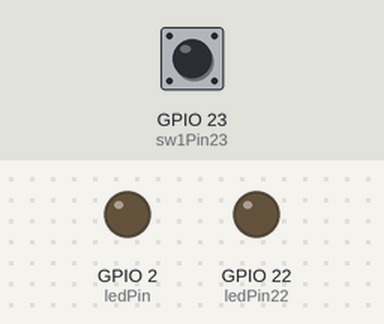
Bench run of a sketch on a simulated ESP32. Shown: output pins drawn as LEDs (lit = HIGH). Dashed ring = blinking. The test bench sets the inputs (shaded band); at power-on: GPIO 23 (sw1Pin23) HIGH. WiFi joins after 1.5 s; servers stay silent unless stated; uploads are accepted with an empty reply; what the sketch prints to the serial monitor is not drawn.

Above: at 0.0 s.
At 2.26 s:
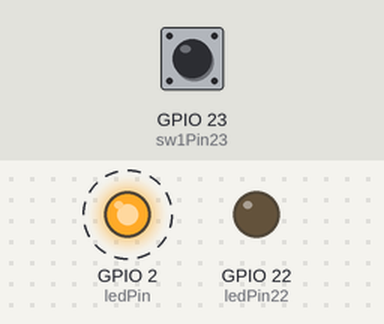
2.8 s: GPIO 23 (sw1Pin23) pulled LOW for 0.15 s
At 2.8 s:
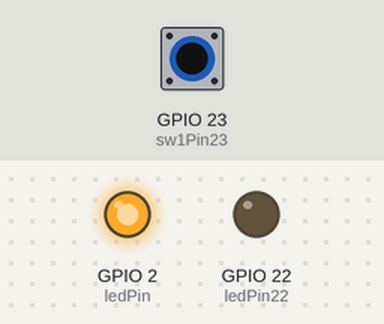
Timing chart, 0 to 5.8 s (numbered marks = the images above; inputs shaded):
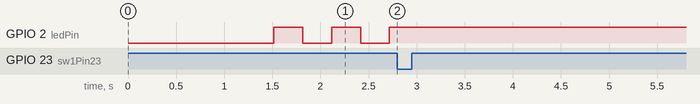

The sketch:

ESP32_HttpClient_Json.ino
```cpp
#include <ArduinoJson.h>
#include <WiFi.h>

#define PRESS LOW

WiFiClient  client;

const char* ssid = "OPPO F9";
const char* password = "01234567";

//GPIO Mapping
const byte ledPin = 2;
const byte ledPin22 = 22;
const byte sw1Pin23 = 23;

//HTTP Mapping
const char* host = "192.168.43.218";
int httpPort = 8080;
String url = "/app1.php?value=";

//Global variable
unsigned long ledTick;
char bufArr[8];

//Prototype Function
void httpRequest(void);
void httpSend(const char* d);
void setup_wifi(void);

void setup() {
  // Initialize Serial port
  Serial.begin(115200);
  pinMode(ledPin, OUTPUT);
  pinMode(ledPin22, OUTPUT);
  pinMode(sw1Pin23, INPUT_PULLUP);
  while (!Serial) continue;
  setup_wifi();
}

void loop() {
  if (PRESS == digitalRead(sw1Pin23)) {
    delay(500);
    sprintf(bufArr, "1");
    httpSend(bufArr);
  }
  //LED Flashing Indicate programming still running
  //-----------------------------------------------------
  if (millis() > ledTick) {
    ledTick = millis() + 300;
    digitalWrite(ledPin, digitalRead(ledPin) ^ 1);
  }
  //-----------------------------------------------------
}

//User Function - setup_wifi()
//------------------------------------------------
void setup_wifi() {
  delay(10);
  // We start by connecting to a WiFi network
  Serial.println();
  Serial.print("Connecting to ");
  Serial.println(ssid);

  WiFi.begin(ssid, password);

  while (WiFi.status() != WL_CONNECTED) {
    delay(500);
    Serial.print(".");
  }

  Serial.println("");
  Serial.println("WiFi connected");
  Serial.println("IP address: ");
  Serial.println(WiFi.localIP());
}
//End Function
//------------------------------------------------

void httpSend(const char* d) {
  // Connect to HTTP server
  client.setTimeout(10000);
  if (!client.connect(host, httpPort)) {
    Serial.println(F("Connection failed"));
    return;
  }
  // Send HTTP request
  /*
    HTTP Request Format:
    GET<space>URL<space>HTTP/1.1<enter>
    Host: <HOSTNAME or IP><enter>
    Connection: close<enter><enter>
  */
  String header = "";
  header = "GET ";
  header += url;
  header += d;
  header += " HTTP/1.1\r\n";
  header += "Host: ";
  header += host;
  header += "\r\nConnection: close\r\n\r\n";
  Serial.print(header);
  client.print(header);

  if (client.println() == 0) {
    Serial.println(F("Failed to send request"));
    return;
  }

  // Check HTTP status
  char status[32] = {0};
  client.readBytesUntil('\r', status, sizeof(status));
  // It should be "HTTP/1.0 200 OK" or "HTTP/1.1 200 OK"
  if (strcmp(status + 9, "200 OK") != 0) {
    Serial.print(F("Unexpected response: "));
    Serial.println(status);
    client.stop();
    return;
  }

  // Skip HTTP headers
  char endOfHeaders[] = "\r\n\r\n";
  if (!client.find(endOfHeaders)) {
    Serial.println(F("Invalid response"));
    client.stop();
    return;
  }

  // Allocate the JSON document
  // Use https://arduinojson.org/v6/assistant to compute the capacity.
  const size_t capacity = JSON_OBJECT_SIZE(3) + JSON_ARRAY_SIZE(2) + 60;
  DynamicJsonDocument doc(capacity);

  // Parse JSON object
  DeserializationError error = deserializeJson(doc, client);
  if (error) {
    Serial.print(F("deserializeJson() failed: "));
    Serial.println(error.f_str());
    client.stop();
    return;
  }

  String value = doc["result"];
  Serial.println(value);

  // Disconnect
  client.stop();

  //Application according to JSON Data
  if (value == "1") {
    digitalWrite(ledPin22, HIGH);
    Serial.println("LED on");
  }
  else if (value == "0") {
    digitalWrite(ledPin22, LOW);
    Serial.println("LED off");
  }
}
```

Measured:
- after the input at 2.8 s, GPIO 2 (ledPin): stops changing and stays HIGH
- by itself, GPIO 2 (ledPin): alternates HIGH for 0.30 s and LOW for 0.30 s
